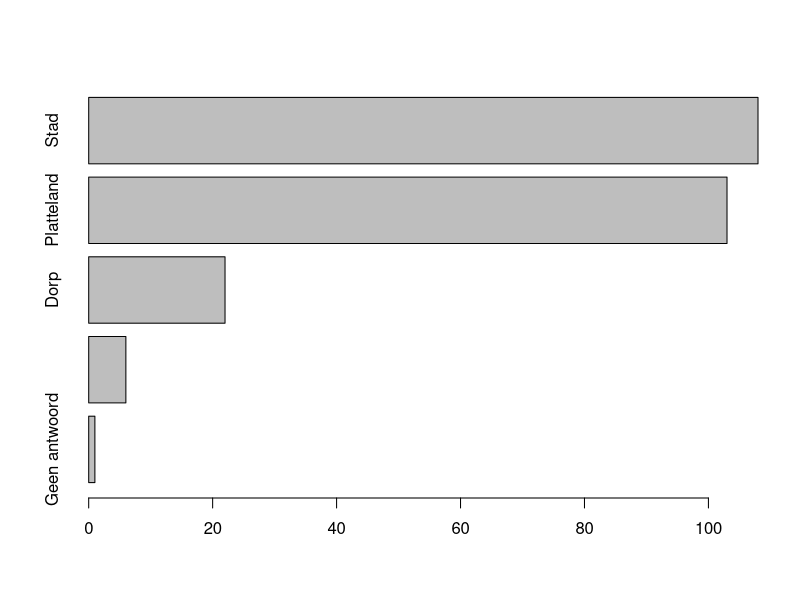

The R script that drew this image:
#read csv file and put it in variable data
data <- read.csv("retrieval-practice-experiment.csv")

#Barplot the colum woonplaats with names given to each colum and put horizontal
barplot(table(data$woonplaats), horiz = TRUE, names.arg = c("Geen antwoord","Anders", "Dorp", "Platteland", "Stad"))

